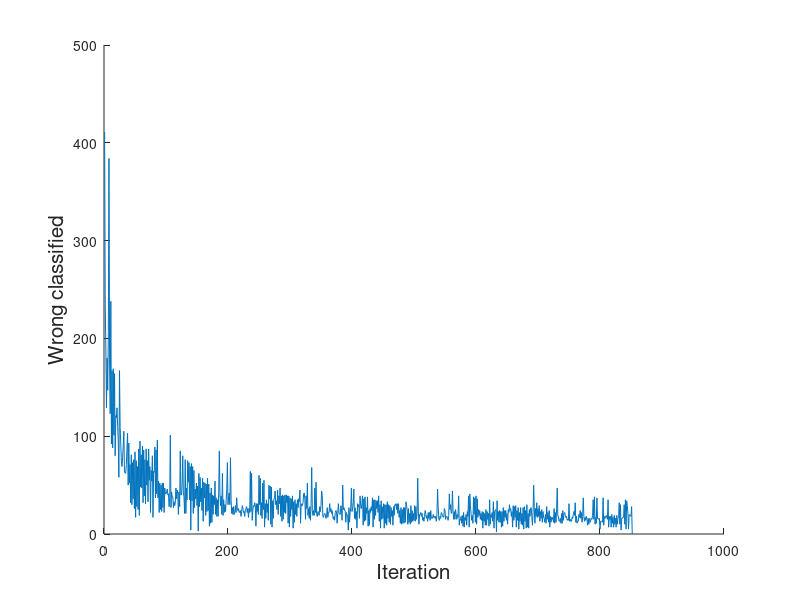
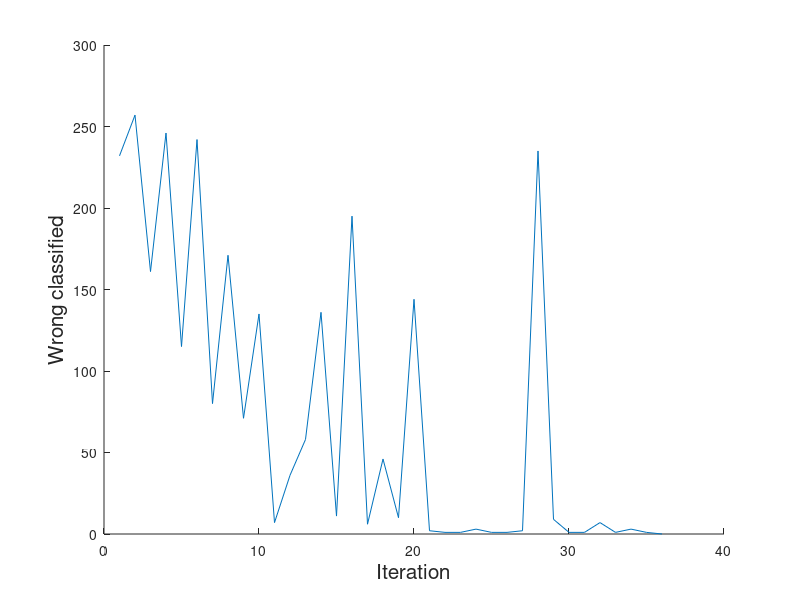
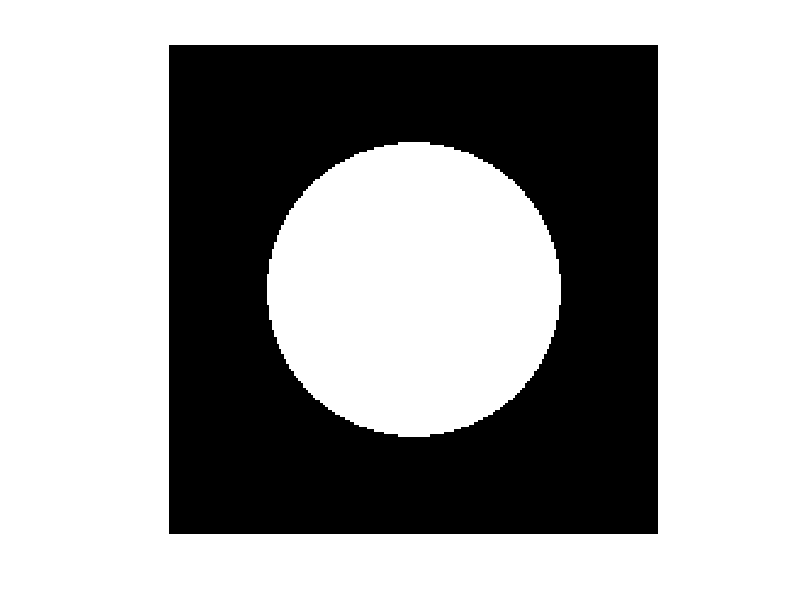
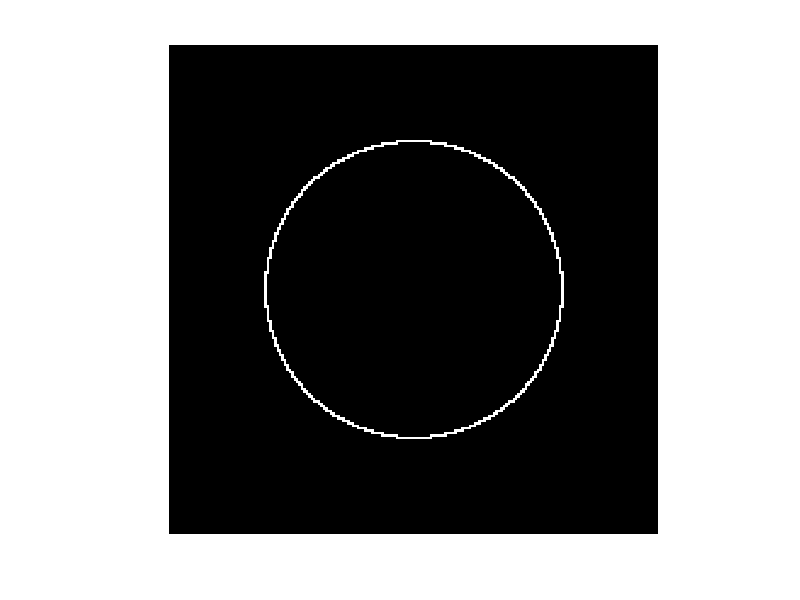

The MATLAB script that drew these images, in order:
function solution
  % -------
  % TASK 1
  % -------
  %fid = fopen('task1-results.txt','w');
  %fprintf(fid, 'Raw Data Mean Success Rate: %.3f\n', fisher);
  %for i = 3:16
  %  fprintf(fid, 'PCA Dimensions: %.3f Mean Success Rate: %.3f\n', i, fisher_pca(i));
  %end
  %fclose(fid);

  % -------
  % TASK 2 Perceptron
  % -------
  items = 1000;
  fid = fopen('task2-results.txt','w');

  % a) Create test data
  [X, y, w] = linSepData(items, 4);
  
  % b) Learn using Perceptron
  [w2, steps, E] = perceptron(X, y, 10000);
  plotPerceptronError(E, 'task2-perceptron');

  % Compare original and learned weight
  fprintf(fid, 'Generated %d items\n', items );
  fprintf(fid, 'Required iterations: %d\n', steps);
  fprintf(fid, 'Original weigth: %s\n', mat2str(w,3) );
  fprintf(fid, 'Learned weigth: %s\n', mat2str(w2,3) );
  fclose(fid);

  % -------
  % TASK 3
  % -------
  % a) Create correctly classified data
  [X, y, w] = task3ImageData();

  % b) Learn weights
  [w2, steps, E] = perceptron(X, y, 10000);
  plotPerceptronError(E, 'task3-perceptron');
  fid = fopen('task3a-results.txt','w');
  fprintf(fid, 'Required iterations: %d\n', steps);
  fprintf(fid, 'Original weigth: %s\n', mat2str(w,3) );
  fprintf(fid, 'Learned weigth: %s\n', mat2str(w2,3) );
  fclose(fid);

  detectContour(w2);

end

% Learn the weights using PLA
% w = learned weight
% steps = number of needed steps
% E = Error for each iteration
function [w steps E] = perceptron(X, y, maxSteps)
  w = rand(1, size(X,2))*2-1;
  E = [[1:maxSteps]', zeros(maxSteps,1)]; % Track error for each iteration
  for i=1:maxSteps
    % Already finished?
    wrongIds = getWrongClassified(X, y, w);
    E(i,2) = size(wrongIds,1);
    if size(wrongIds, 1) == 0
      break
    end

    % Weight improvement (for any wrong classified)
    id = wrongIds(randi(size(wrongIds,1)),:);
    if y(id) == 1 % false negative (should be 1)
      w = w + X(id, :);
    else  % false positive
      w = w - X(id, :);
    end
  end
  steps = i;
  E = E(1:i,:);
end

% Predict using the weight w with threshold 0
function y = perceptronPredict(X, w)
  y = X*w';
  y(y>=0)=1;
  y(y<0)=0;
end

% Classify and test whether we all is classified correctly
% if not, we return the indicies of all wrong items
function wrongIds = getWrongClassified(X, y, w)
  % Predict
  p = perceptronPredict(X,w);
  diff = y - p;

  % Get wrong
  % any selects the rows different from 0
  wrongIds= [1:size(X,1)]';
  wrongIds = wrongIds(any(diff,2));
end

% Create linear separable labled data with bias
% X = random items
% y = label, based on w
% w = random weigth
% dim = dimension
function [X, y, w] = linSepData(rows, dim)
  X = [ones(rows,1) rand(rows, dim-1)*2-1];
  w = rand(1, dim)*2-1;
  y = perceptronPredict(X,w);
end

% Generate data for task3
function [X, y, w] = task3ImageData()
  X = dec2bin(0:2^9-1)-'0';
  X = [ones(size(X,1),1) X];
  % 0=black, 1=white, mid must be black for edge
  % This is a working weighting:
  w = [-1 1 1 1 1 -10 1 1 1 1];
  y = perceptronPredict(X,w);
end

% Detect contours in a sample image
function detectContour(w)
  % Circle (from Barbara Haupt)
  [xs,ys]=meshgrid(-100:100);
  I=zeros(size(xs));
  I(sqrt(xs.^2+ys.^2)<(0.3*size(xs,1)))=1;
  h = figure;
  imagesc(I); colormap('gray'); axis equal off;
  print(h,'-deps',['task3b-original.eps']);

  % Detect contours
  h = figure;
  X = zeros(size(xs));
  for i=2:size(xs,1)-1
    for j=2:size(xs,1)-1
      x = [1, ...
        I(i-1,j-1), ...
        I(i-1,j), ...
        I(i-1,j+1), ...
        I(i,j-1), ...
        I(i,j), ...
        I(i,j+1), ...
        I(i+1,j-1), ...
        I(i+1,j), ...
        I(i+1,j+1)];
      X(i,j) = perceptronPredict(x, w);
    end
  end
  imagesc(X); colormap('gray'); axis equal off;
  print(h,'-deps',['task3b-contours.eps']);
end

% Plot Perceptron Error rate
function plotPerceptronError(E, name)
  h = figure();
  hold on;
  xlabel('Iteration', 'FontSize', 15);
  ylabel('Wrong classified', 'FontSize', 15);
  plot(E(:,1),E(:,2));
  print(h,'-deps',[name '.eps']);
end